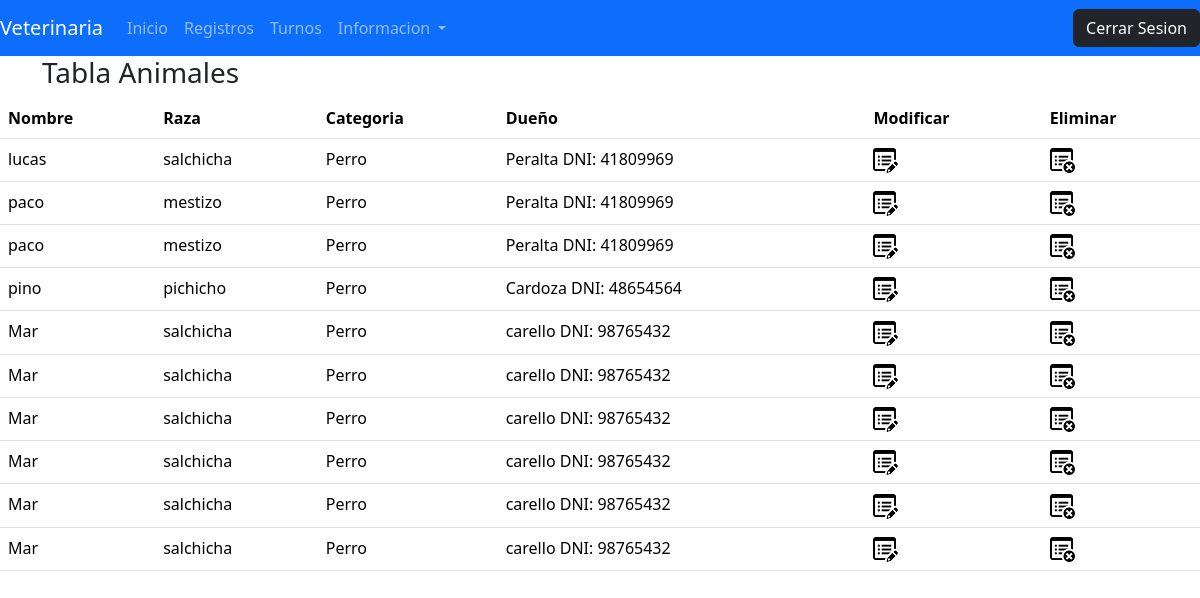
The app's page /animales with its own data.
### myapp/models.py (models this page shows, shortened)
class Animales(models.Model):
    nombre = models.CharField(max_length=20, null=True, blank=True)
    raza = models.CharField(max_length=20)
    categoria = models.CharField(max_length=20)
    dueño = models.ForeignKey(Dueños, on_delete=models.PROTECT)
    tratamiento = models.CharField(max_length=2, choices=TRATAMIENTO, default="SO")

class Dueños(models.Model):
    dni = models.IntegerField("DNI")
    nombre = models.CharField(max_length=20)
    apellido = models.CharField(max_length=20)
    direccion = models.CharField(max_length=100, null=True, blank=True)
    def __str__(self):
        return  self.apellido + " DNI: " + str(self.dni)

### myapp/views.py (the view)
def animales(request, template_name="myapp/animales.html"):
    animales_list = Animales.objects.all()
    datos = {"animales":animales_list}
    return render(request, template_name, datos)

### templates/myapp/animales.html
{% extends "base.html"%}
{% load static%}
{% block barra %}
{% include "navbar.html"%}
{% endblock %}
{%block titulo_principal%}Tabla Animales{%endblock%}
{%block principal%}
    <table class="table table-stripes">
        <thead>
            <tr>
                <th>Nombre</th>
                <th>Raza</th>
                <th>Categoria</th>
                <th>Dueño</th>
                <th>Modificar</th>
                <th>Eliminar</th>
            </tr>
        </thead>
        {% for animal in animales%}
            <tr>
                <td>{{animal.nombre}}</td>
                <td>{{animal.raza}}</td>
                <td>{{animal.categoria}}</td>
                <td>{{animal.dueño}}</td>
                <td><a href="{% url 'modificarAnimales' animal.id %}"><img src="{% static 'img/editar.png' %}"></a></td>
                <td><a href="{% url 'eliminarAnimal' animal.id %}"><img src="{% static 'img/eliminar.png' %}"></a></td>
            </tr>
        {%endfor%}
    </table>
{%endblock%}

### static/css/styles.css (style rules this page uses)
* { margin: 0; padding: 0; }

### records on screen
Animales: nombre "lucas", raza "salchicha", categoria "Perro", dueño "Peralta DNI: 41809969"
Animales: nombre "paco", raza "mestizo", categoria "Perro", dueño "Peralta DNI: 41809969"
Animales: nombre "paco", raza "mestizo", categoria "Perro", dueño "Peralta DNI: 41809969"
Animales: nombre "pino", raza "pichicho", categoria "Perro", dueño "Cardoza DNI: 48654564"
Animales: nombre "Mar", raza "salchicha", categoria "Perro", dueño "carello DNI: 98765432"
Animales: nombre "Mar", raza "salchicha", categoria "Perro", dueño "carello DNI: 98765432"
Animales: nombre "Mar", raza "salchicha", categoria "Perro", dueño "carello DNI: 98765432"
Animales: nombre "Mar", raza "salchicha", categoria "Perro", dueño "carello DNI: 98765432"
Animales: nombre "Mar", raza "salchicha", categoria "Perro", dueño "carello DNI: 98765432"
Animales: nombre "Mar", raza "salchicha", categoria "Perro", dueño "carello DNI: 98765432"
